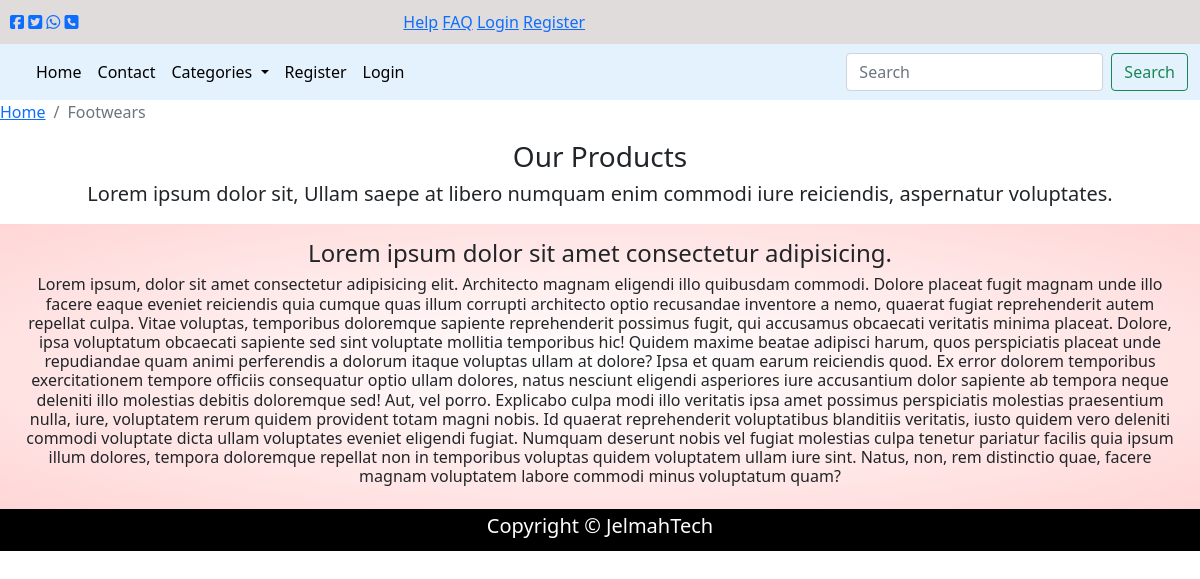
The app's page /allfootwears/Wrist Watch/, older data.
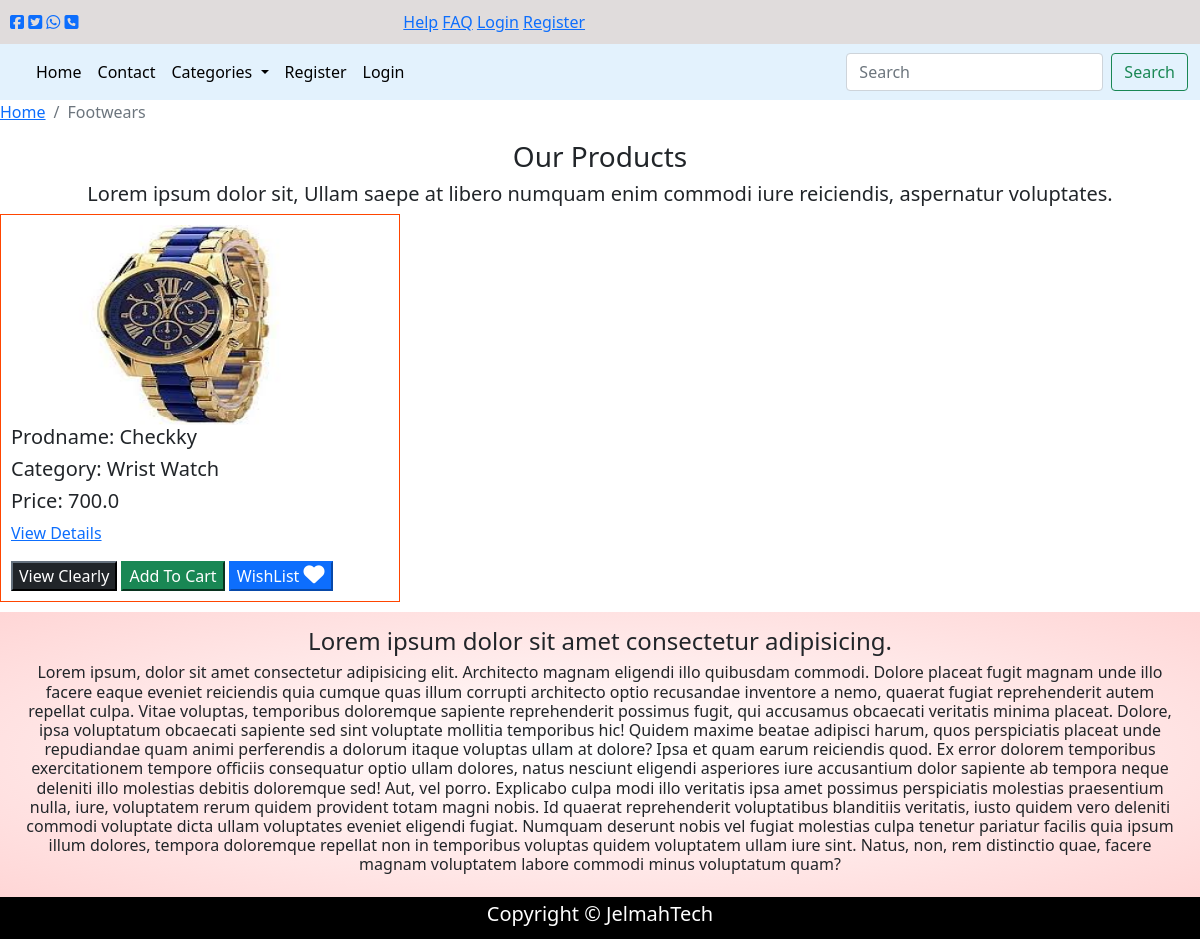
The same page, newer data.
### footwears/models.py (models this page shows, shortened)
class Product(models.Model):
  prodname = models.CharField(max_length=150)
  featured = models.BooleanField(default=False)
  prodimage = models.ImageField(default='default.jpg',null=True,blank=True)
  price = models.FloatField(null=True,blank=True)
  instock = models.BooleanField(default=True)
  quantity_instock = models.IntegerField(default=20)
  category = models.ForeignKey(Category,on_delete=models.CASCADE)
  description = models.TextField(max_length=2000, null=True,blank=True, default="This is one of the amazing product you can get from Jazellet online luxury market \n Quality material at affordable price.")
  class Meta:
    db_table = 'products'
    managed = True
    verbose_name = 'Product'
    verbose_name_plural = 'Products'

class Category(models.Model):
  categoryname = models.CharField(max_length=150)
  description = models.TextField()
  categoryimage = models.ImageField(default='default.jpg')
  def __str__(self):
    return self.categoryname
  class Meta:
    db_table = 'categories'
    managed = True
    verbose_name = 'Category'
    verbose_name_plural = 'Categories'

### footwears/views.py (the view)
# urls.py: path('allfootwears/<str:cat_id>/', views.allfootwears, name='allfootwears'),
def allfootwears(request,cat_id):
    products = Product.objects.filter(category__categoryname = cat_id)
    context = {
        'products' : products
    }
    return render(request, 'footwears/allfootwears.html', context)

### footwears/context_processor.py (called while the page is built)
def categories(request):
  allcats = Category.objects.all()
  return {'cats':allcats}

def cartcount(request):
  allitems = Orderdetail.objects.filter(order_placed=False).filter(user__username=request.user.username)
  total_quantity = 0
  for item in allitems:
    total_quantity += item.quantity
  return {'prodcount':total_quantity}

def wishcount(request):
  allwishes = Wishlist.objects.filter(now_bought=False).filter(user__username=request.user.username).count()
  return {'allwishes':allwishes}

### footwears/templates/footwears/allfootwears.html (shortened to what this page needs)
{% extends 'shared/base.html' %}
{% load static %}
{% block breadcrumb %}
    <nav>
        <ol class="breadcrumb">
            <li class="breadcrumb-item"><a href="{% url 'home' %}">Home</a></li>
            <li class="breadcrumb-item active" aria-current="page">Footwears</li>
        </ol>
    </nav>
{% endblock breadcrumb %}
{% block main %}
<section class="afwsec1">
  <h3 style="text-align: center;">Our Products</h3>
  <h5 style="text-align: center;">Lorem ipsum dolor sit, Ullam saepe at libero numquam enim commodi iure reiciendis, aspernatur voluptates.</h5>
  <div class="featuredprod">
    {% if products %}
      {% for item in products %}
        <div class="eachfp">
            <center>
                <picture>
                    <img src="{{item.prodimage.url}}" width="280px" height="200px" alt="...">
                </picture>
            </center>
            <h5 class="prodname">Prodname: {{item.prodname}}</h5>
            <h5 class="category">Category: {{item.category}}</h5>
            <h5 class="price">Price: {{item.price}}</h5>
            <p><a href="{% url 'single' item.id %}">View Details</a></p>
            <div>
              <button class="view btn-dark" ><a style="color: white; text-decoration: none;" href="{% url 'single' item.id %}">View Clearly</a></button>
              <form style="display: inline;" action="{% url 'addtocart' %}" method="POST" >
                <button type="submit" class="btn-success">Add To Cart</button>
              </form>
              <form style="display: inline;" action="{% url 'wishpage_func' %}" method="POST" >
                <button type="submit" class="btn-primary">
                  WishList <i id="cart-icon" class="fa fa-heart" aria-hidden="true"></i>
                </button>
            </form>
            </div>
        </div>
      {% endfor %}
    {% endif %}
  </div>
</section>
<section class="sec3" style="text-align: center;">
    <h4>Lorem ipsum dolor sit amet consectetur adipisicing.</h4>
    <h6>Lorem ipsum, dolor sit amet consectetur adipisicing elit. Architecto magnam eligendi illo quibusdam commodi. Dolore placeat fugit magnam unde illo facere eaque eveniet reiciendis quia cumque quas illum corrupti architecto optio recusandae inventore a nemo, quaerat fugiat reprehenderit autem repellat culpa. Vitae voluptas, temporibus doloremque sapiente reprehenderit possimus fugit, qui accusamus obcaecati veritatis minima placeat. Dolore, ipsa voluptatum obcaecati sapiente sed sint voluptate mollitia temporibus hic! Quidem maxime beatae adipisci harum, quos perspiciatis placeat unde repudiandae quam animi perferendis a dolorum itaque voluptas ullam at dolore? Ipsa et quam earum reiciendis quod. Ex error dolorem temporibus exercitationem tempore officiis consequatur optio ullam dolores, natus nesciunt eligendi asperiores iure accusantium dolor sapiente ab tempora neque deleniti illo molestias debitis doloremque sed! Aut, vel porro. Explicabo culpa modi illo veritatis ipsa amet possimus perspiciatis molestias praesentium nulla, iure, voluptatem rerum quidem provident totam magni nobis. Id quaerat reprehenderit voluptatibus blanditiis veritatis, iusto quidem vero deleniti commodi voluptate dicta ullam voluptates eveniet eligendi fugiat. Numquam deserunt nobis vel fugiat molestias culpa tenetur pariatur facilis quia ipsum illum dolores, tempora doloremque repellat non in temporibus voluptas quidem voluptatem ullam iure sint. Natus, non, rem distinctio quae, facere magnam voluptatem labore commodi minus voluptatum quam?</h6>
</section>
{% endblock main %}

Row changes from the older to the newer data that the page shows:
added Product: prodimage (picture), prodname "Checkky", category "Wrist Watch", price "700.0"
